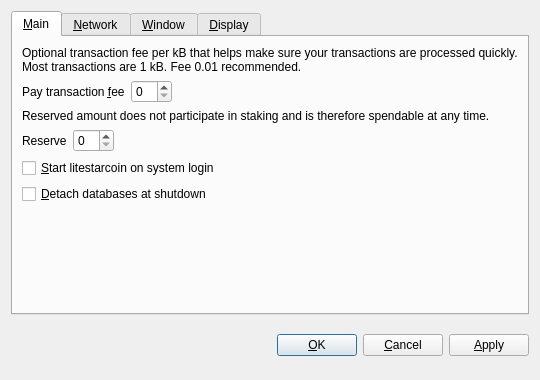
<?xml version="1.0" encoding="UTF-8"?>
<ui version="4.0">
 <class>OptionsDialog</class>
 <widget class="QDialog" name="OptionsDialog">
  <property name="geometry">
   <rect>
    <x>0</x>
    <y>0</y>
    <width>540</width>
    <height>380</height>
   </rect>
  </property>
  <property name="windowTitle">
   <string>Options</string>
  </property>
  <property name="modal">
   <bool>true</bool>
  </property>
  <layout class="QVBoxLayout" name="verticalLayout">
   <item>
    <widget class="QTabWidget" name="tabWidget">
     <property name="tabPosition">
      <enum>QTabWidget::North</enum>
     </property>
     <property name="currentIndex">
      <number>0</number>
     </property>
     <widget class="QWidget" name="tabMain">
      <attribute name="title">
       <string>&amp;Main</string>
      </attribute>
      <layout class="QVBoxLayout" name="verticalLayout_Main">
       <item>
        <widget class="QLabel" name="transactionFeeInfoLabel">
         <property name="text">
          <string>Optional transaction fee per kB that helps make sure your transactions are processed quickly. Most transactions are 1 kB. Fee 0.01 recommended.</string>
         </property>
         <property name="textFormat">
          <enum>Qt::PlainText</enum>
         </property>
         <property name="wordWrap">
          <bool>true</bool>
         </property>
        </widget>
       </item>
       <item>
        <layout class="QHBoxLayout" name="horizontalLayoutFee">
         <item>
          <widget class="QLabel" name="transactionFeeLabel">
           <property name="text">
            <string>Pay transaction &amp;fee</string>
           </property>
           <property name="textFormat">
            <enum>Qt::PlainText</enum>
           </property>
           <property name="buddy">
            <cstring>transactionFee</cstring>
           </property>
          </widget>
         </item>
         <item>
          <widget class="BitcoinAmountField" name="transactionFee"/>
         </item>
         <item>
          <spacer name="horizontalSpacerFee">
           <property name="orientation">
            <enum>Qt::Horizontal</enum>
           </property>
           <property name="sizeHint" stdset="0">
            <size>
             <width>40</width>
             <height>20</height>
            </size>
           </property>
          </spacer>
         </item>
        </layout>
       </item>
       <item>
        <widget class="QLabel" name="reserveBalanceInfoLabel">
         <property name="text">
          <string>Reserved amount does not participate in staking and is therefore spendable at any time.</string>
         </property>
         <property name="textFormat">
          <enum>Qt::PlainText</enum>
         </property>
         <property name="wordWrap">
          <bool>true</bool>
         </property>
        </widget>
       </item>
       <item>
        <layout class="QHBoxLayout" name="horizontalLayoutReserveBalance">
         <item>
          <widget class="QLabel" name="reserveBalanceLabel">
           <property name="text">
            <string>Reserve</string>
           </property>
           <property name="textFormat">
            <enum>Qt::PlainText</enum>
           </property>
           <property name="buddy">
            <cstring>reserveBalance</cstring>
           </property>
          </widget>
         </item>
         <item>
          <widget class="BitcoinAmountField" name="reserveBalance"/>
         </item>
         <item>
          <spacer name="horizontalSpacerReserveBalance">
           <property name="orientation">
            <enum>Qt::Horizontal</enum>
           </property>
           <property name="sizeHint" stdset="0">
            <size>
             <width>40</width>
             <height>20</height>
            </size>
           </property>
          </spacer>
         </item>
        </layout>
       </item>
       <item>
        <widget class="QCheckBox" name="bitcoinAtStartup">
         <property name="toolTip">
          <string>Automatically start litestarcoin after logging in to the system.</string>
         </property>
         <property name="text">
          <string>&amp;Start litestarcoin on system login</string>
         </property>
        </widget>
       </item>
       <item>
        <widget class="QCheckBox" name="detachDatabases">
         <property name="toolTip">
          <string>Detach block and address databases at shutdown. This means they can be moved to another data directory, but it slows down shutdown. The wallet is always detached.</string>
         </property>
         <property name="text">
          <string>&amp;Detach databases at shutdown</string>
         </property>
        </widget>
       </item>
       <item>
        <spacer name="verticalSpacer_Main">
         <property name="orientation">
          <enum>Qt::Vertical</enum>
         </property>
         <property name="sizeHint" stdset="0">
          <size>
           <width>20</width>
           <height>40</height>
          </size>
         </property>
        </spacer>
       </item>
      </layout>
     </widget>
     <widget class="QWidget" name="tabNetwork">
      <attribute name="title">
       <string>&amp;Network</string>
      </attribute>
      <layout class="QVBoxLayout" name="verticalLayout_Network">
       <item>
        <widget class="QCheckBox" name="mapPortUpnp">
         <property name="toolTip">
          <string>Automatically open the litestarcoin client port on the router. This only works when your router supports UPnP and it is enabled.</string>
         </property>
         <property name="text">
          <string>Map port using &amp;UPnP</string>
         </property>
        </widget>
       </item>
       <item>
        <widget class="QCheckBox" name="connectSocks">
         <property name="toolTip">
          <string>Connect to the litestarcoin network through a SOCKS proxy (e.g. when connecting through Tor).</string>
         </property>
         <property name="text">
          <string>&amp;Connect through SOCKS proxy:</string>
         </property>
        </widget>
       </item>
       <item>
        <layout class="QHBoxLayout" name="horizontalLayout_Network">
         <item>
          <widget class="QLabel" name="proxyIpLabel">
           <property name="text">
            <string>Proxy &amp;IP:</string>
           </property>
           <property name="textFormat">
            <enum>Qt::PlainText</enum>
           </property>
           <property name="buddy">
            <cstring>proxyIp</cstring>
           </property>
          </widget>
         </item>
         <item>
          <widget class="QValidatedLineEdit" name="proxyIp">
           <property name="maximumSize">
            <size>
             <width>140</width>
             <height>16777215</height>
            </size>
           </property>
           <property name="toolTip">
            <string>IP address of the proxy (e.g. 127.0.0.1)</string>
           </property>
          </widget>
         </item>
         <item>
          <widget class="QLabel" name="proxyPortLabel">
           <property name="text">
            <string>&amp;Port:</string>
           </property>
           <property name="textFormat">
            <enum>Qt::PlainText</enum>
           </property>
           <property name="buddy">
            <cstring>proxyPort</cstring>
           </property>
          </widget>
         </item>
         <item>
          <widget class="QLineEdit" name="proxyPort">
           <property name="maximumSize">
            <size>
             <width>55</width>
             <height>16777215</height>
            </size>
           </property>
           <property name="toolTip">
            <string>Port of the proxy (e.g. 9050)</string>
           </property>
          </widget>
         </item>
         <item>
          <widget class="QLabel" name="socksVersionLabel">
           <property name="text">
            <string>SOCKS &amp;Version:</string>
           </property>
           <property name="textFormat">
            <enum>Qt::PlainText</enum>
           </property>
           <property name="buddy">
            <cstring>socksVersion</cstring>
           </property>
          </widget>
         </item>
         <item>
          <widget class="QValueComboBox" name="socksVersion">
           <property name="toolTip">
            <string>SOCKS version of the proxy (e.g. 5)</string>
           </property>
          </widget>
         </item>
         <item>
          <spacer name="horizontalSpacer_Network">
           <property name="orientation">
            <enum>Qt::Horizontal</enum>
           </property>
           <property name="sizeHint" stdset="0">
            <size>
             <width>40</width>
             <height>20</height>
            </size>
           </property>
          </spacer>
         </item>
        </layout>
       </item>
       <item>
        <spacer name="verticalSpacer_Network">
         <property name="orientation">
          <enum>Qt::Vertical</enum>
         </property>
         <property name="sizeHint" stdset="0">
          <size>
           <width>20</width>
           <height>40</height>
          </size>
         </property>
        </spacer>
       </item>
      </layout>
     </widget>
     <widget class="QWidget" name="tabWindow">
      <attribute name="title">
       <string>&amp;Window</string>
      </attribute>
      <layout class="QVBoxLayout" name="verticalLayout_Window">
       <item>
        <widget class="QCheckBox" name="minimizeToTray">
         <property name="toolTip">
          <string>Show only a tray icon after minimizing the window.</string>
         </property>
         <property name="text">
          <string>&amp;Minimize to the tray instead of the taskbar</string>
         </property>
        </widget>
       </item>
       <item>
        <widget class="QCheckBox" name="minimizeOnClose">
         <property name="toolTip">
          <string>Minimize instead of exit the application when the window is closed. When this option is enabled, the application will be closed only after selecting Quit in the menu.</string>
         </property>
         <property name="text">
          <string>M&amp;inimize on close</string>
         </property>
        </widget>
       </item>
       <item>
        <spacer name="verticalSpacer_Window">
         <property name="orientation">
          <enum>Qt::Vertical</enum>
         </property>
         <property name="sizeHint" stdset="0">
          <size>
           <width>20</width>
           <height>40</height>
          </size>
         </property>
        </spacer>
       </item>
      </layout>
     </widget>
     <widget class="QWidget" name="tabDisplay">
      <attribute name="title">
       <string>&amp;Display</string>
      </attribute>
      <layout class="QVBoxLayout" name="verticalLayout_Display">
       <item>
        <layout class="QHBoxLayout" name="horizontalLayout_1_Display">
         <item>
          <widget class="QLabel" name="langLabel">
           <property name="text">
            <string>User Interface &amp;language:</string>
           </property>
           <property name="textFormat">
            <enum>Qt::PlainText</enum>
           </property>
           <property name="buddy">
            <cstring>lang</cstring>
           </property>
          </widget>
         </item>
         <item>
          <widget class="QValueComboBox" name="lang">
           <property name="toolTip">
            <string>The user interface language can be set here. This setting will take effect after restarting litestarcoin.</string>
           </property>
          </widget>
         </item>
        </layout>
       </item>
       <item>
        <layout class="QHBoxLayout" name="horizontalLayout_2_Display">
         <item>
          <widget class="QLabel" name="unitLabel">
           <property name="text">
            <string>&amp;Unit to show amounts in:</string>
           </property>
           <property name="textFormat">
            <enum>Qt::PlainText</enum>
           </property>
           <property name="buddy">
            <cstring>unit</cstring>
           </property>
          </widget>
         </item>
         <item>
          <widget class="QValueComboBox" name="unit">
           <property name="toolTip">
            <string>Choose the default subdivision unit to show in the interface and when sending coins.</string>
           </property>
          </widget>
         </item>
        </layout>
       </item>
       <item>
        <widget class="QCheckBox" name="displayAddresses">
         <property name="toolTip">
          <string>Whether to show litestarcoin addresses in the transaction list or not.</string>
         </property>
         <property name="text">
          <string>&amp;Display addresses in transaction list</string>
         </property>
        </widget>
       </item>
       <item>
        <widget class="QCheckBox" name="coinControlFeatures">
         <property name="toolTip">
          <string>Whether to show coin control features or not.</string>
         </property>
         <property name="text">
          <string>Display coin &amp;control features (experts only!)</string>
         </property>
        </widget>
       </item>
       <item>
        <spacer name="verticalSpacer_Display">
         <property name="orientation">
          <enum>Qt::Vertical</enum>
         </property>
         <property name="sizeHint" stdset="0">
          <size>
           <width>20</width>
           <height>40</height>
          </size>
         </property>
        </spacer>
       </item>
      </layout>
     </widget>
    </widget>
   </item>
   <item>
    <layout class="QHBoxLayout" name="horizontalLayout_Buttons">
     <item>
      <spacer name="horizontalSpacer_1">
       <property name="orientation">
        <enum>Qt::Horizontal</enum>
       </property>
       <property name="sizeHint" stdset="0">
        <size>
         <width>40</width>
         <height>48</height>
        </size>
       </property>
      </spacer>
     </item>
     <item>
      <widget class="QLabel" name="statusLabel">
       <property name="font">
        <font>
         <weight>75</weight>
         <bold>true</bold>
        </font>
       </property>
       <property name="text">
        <string/>
       </property>
       <property name="textFormat">
        <enum>Qt::PlainText</enum>
       </property>
       <property name="wordWrap">
        <bool>true</bool>
       </property>
      </widget>
     </item>
     <item>
      <spacer name="horizontalSpacer_2">
       <property name="orientation">
        <enum>Qt::Horizontal</enum>
       </property>
       <property name="sizeHint" stdset="0">
        <size>
         <width>40</width>
         <height>48</height>
        </size>
       </property>
      </spacer>
     </item>
     <item>
      <widget class="QPushButton" name="okButton">
       <property name="text">
        <string>&amp;OK</string>
       </property>
      </widget>
     </item>
     <item>
      <widget class="QPushButton" name="cancelButton">
       <property name="text">
        <string>&amp;Cancel</string>
       </property>
       <property name="autoDefault">
        <bool>false</bool>
       </property>
      </widget>
     </item>
     <item>
      <widget class="QPushButton" name="applyButton">
       <property name="text">
        <string>&amp;Apply</string>
       </property>
       <property name="autoDefault">
        <bool>false</bool>
       </property>
      </widget>
     </item>
    </layout>
   </item>
  </layout>
 </widget>
 <customwidgets>
  <customwidget>
   <class>BitcoinAmountField</class>
   <extends>QSpinBox</extends>
   <header>bitcoinamountfield.h</header>
  </customwidget>
  <customwidget>
   <class>QValueComboBox</class>
   <extends>QComboBox</extends>
   <header>qvaluecombobox.h</header>
  </customwidget>
  <customwidget>
   <class>QValidatedLineEdit</class>
   <extends>QLineEdit</extends>
   <header>qvalidatedlineedit.h</header>
  </customwidget>
 </customwidgets>
 <resources/>
 <connections/>
</ui>
